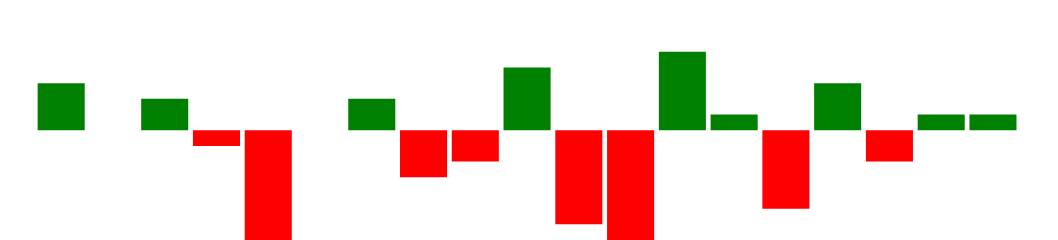

The Vega-Lite source for this figure:
### Vega specification from a JSON file in a GitHub repository (floating-point values rounded to 4 significant figures)
{"$schema": "https://vega.github.io/schema/vega/v5.json", "width": 225, "height": 40, "padding": 0, "data": [{"name": "table", "values": [{"game": "g1", "diff": 3}, {"game": "g2", "diff": 0}, {"game": "g3", "diff": 2}, {"game": "g4", "diff": -1}, {"game": "g5", "diff": -7}, {"game": "g6", "diff": 0}, {"game": "g7", "diff": 2}, {"game": "g8", "diff": -3}, {"game": "g9", "diff": -2}, {"game": "g10", "diff": 4}, {"game": "g11", "diff": -6}, {"game": "g12", "diff": -7}, {"game": "g13", "diff": 5}, {"game": "g14", "diff": 1}, {"game": "g15", "diff": -5}, {"game": "g16", "diff": 3}, {"game": "g17", "diff": -2}, {"game": "g18", "diff": 1}, {"game": "g19", "diff": 1}]}], "signals": [{"name": "tooltip", "value": {}, "on": [{"events": "rect:mouseover", "update": "datum"}, {"events": "rect:mouseout", "update": "{}"}]}], "scales": [{"name": "xscale", "type": "band", "domain": {"data": "table", "field": "game"}, "range": "width", "padding": 0.05, "round": true}, {"name": "yscale", "domain": {"data": "table", "field": "diff"}, "nice": true, "range": "height"}], "axes": [{"orient": "bottom", "scale": "xscale", "labels": false, "ticks": false}, {"orient": "right", "scale": "yscale", "labels": false, "ticks": false}], "marks": [{"type": "rect", "from": {"data": "table"}, "encode": {"enter": {"x": {"scale": "xscale", "field": "game"}, "width": {"scale": "xscale", "band": 1}, "y": {"scale": "yscale", "field": "diff"}, "y2": {"scale": "yscale", "value": 0}, "fill": [{"test": "datum.diff > 0", "value": "green"}, {"value": "red"}]}, "update": {"fill": [{"test": "datum.diff > 0", "value": "green"}, {"value": "red"}]}, "hover": {"fill": {"value": "black"}}}}, {"type": "text", "encode": {"enter": {"align": {"value": "center"}, "baseline": {"value": "bottom"}, "fill": {"value": "#333"}}, "update": {"x": {"scale": "xscale", "signal": "tooltip.game", "band": 0.5}, "y": {"scale": "yscale", "signal": "tooltip.diff", "offset": 0.05}, "text": {"signal": "tooltip.diff"}, "fillOpacity": [{"test": "datum === tooltip", "value": 0}, {"value": 1}]}}}], "config": {}}
